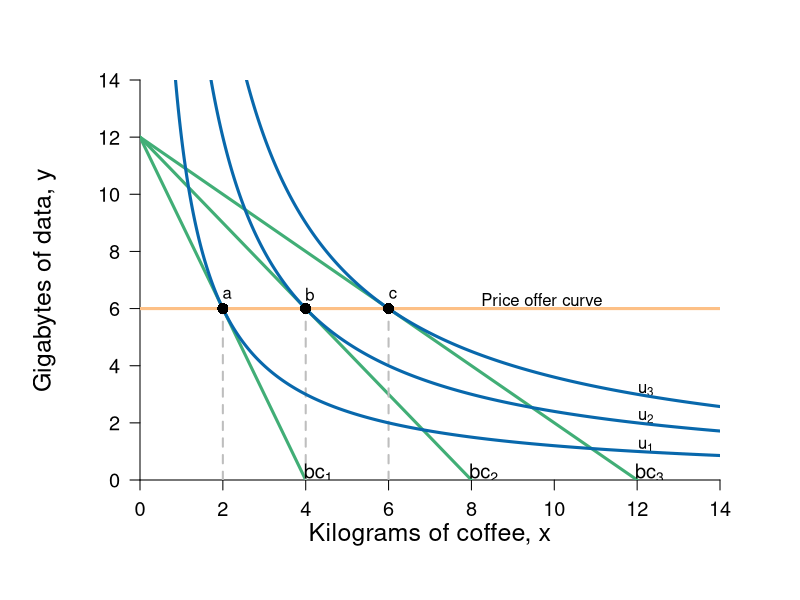

The R source for this figure:
library(shape)
pdf(file = "demandcd.pdf", width = 8, height = 8)

axislabelsize <- 1.5
labelsize <- 1.2
graphlinewidth <- 3
segmentlinewidth <- 2


COL <- c("#7fc97f", "#beaed4", "#fdc086", "#ffff99", "#386cb0", "#f0027f", "#bf5b17", "#666666")
COLA <- c("#99d8c9","#66c2a4","#41ae76", "#238b45", "#005824")
COLB <- c("#4eb3d3", "#2b8cbe", "#0868ac","#084081")

#Edited the margins to cater for the larger LHS labels
par(mar =  c(6, 7, 4, 4))

uA <- function(x, y, alpha = 0.5) {
  x^(alpha)*y^(1 - alpha)
}

bcA <- function(x, w = 20, p = 2) {
  w - p*x
}


xlims <- c(0, 14)
ylims <- c(0, 14)

npts <- 501 
x <- seq(xlims[1], xlims[2], length.out = npts)
y <- seq(ylims[1], ylims[2], length.out = npts) 
a <- c(sqrt(2)*sqrt(6), 2*sqrt(6), 6)

plot(0, 0, xlim = xlims, ylim = ylims, type = "n",
     xlab = expression(paste("")),
     ylab = expression(paste("")), 
     xaxt = "n", 
     yaxt = "n", 
     cex.lab = axislabelsize, 
     bty = "n",
     xaxs="i", 
     yaxs="i")

ticksy <- seq(from = 0, to = ylims[2], by = 2)
ylabels <- seq(from = 0, to = ylims[2], by = 2)
ticksx <- seq(from = 0, to = xlims[2], by = 2)
xlabels <- seq(from = 0, to = xlims[2], by = 2)
# ticksy <- c(0, 6, 9, 12, ylims[2])
# ylabels <- c(NA, expression(paste(y==m[1]/p[y])), expression(paste(y == m[2]/p[y])), expression(paste(y == m[3]/p[y])), NA)
# ticksx <- c(0, 6, 9, 12, xlims[2])
# xlabels <- c(NA, expression(paste(x == m[1]/p[x])), expression(paste(x == m[2]/p[x])), expression(paste(x == m[3]/p[x])), NA)

axis(1, at = ticksx, pos = 0, labels = xlabels, cex.axis = labelsize)
axis(2, at = ticksy, pos = 0, labels = ylabels, las = 1, cex.axis = labelsize)

npts <- 500 
xx1 <- seq(xlims[1], xlims[2], length.out = npts)

lines(xx1, bcA(xx1, w = 12, p = 1), col = COLA[3], lwd = graphlinewidth)
lines(xx1, bcA(xx1, w = 12, p = 1.5), col = COLA[3], lwd = graphlinewidth)
lines(xx1, bcA(xx1, w = 12, p = 3), col = COLA[3], lwd = graphlinewidth)
#lines(xx1, indiffA1(xx1, uA = 20, rmax = 2.5, xmax = 10), col = COLB[4], lwd = graphlinewidth)


#Label Axes
mtext(expression(paste("Kilograms of coffee, ", x)), side=1, line = 2.5, cex = axislabelsize)
text(-2.3, 0.5*ylims[2], expression(paste("Gigabytes of data, ", y)), xpd = TRUE, cex = axislabelsize, srt = 90) 

segments(0, 6, 6, 6, lty = 2, col = "gray" , lwd = segmentlinewidth)
segments(2, 0, 2, 6, lty = 2, col = "gray" , lwd = segmentlinewidth)
segments(4, 0, 4, 6, lty = 2, col = "gray" , lwd = segmentlinewidth)
segments(6, 0, 6, 6, lty = 2, col = "gray" , lwd = segmentlinewidth)

#Label the budget curve functions for the HG, Aisha
text(4.3, .25, expression(bc[1]), cex = labelsize)
text(8.3, .25, expression(bc[2]), cex = labelsize)
text(12.3, .25, expression(bc[3]), cex = labelsize)

#adding iso-welfare functions:

#Label the iso-welfare functions for the HG, Aisha
text(12.2, 1.2, expression(u[1]))
text(12.2, 2.2, expression(u[2]))
text(12.2, 3.15, expression(u[3]))
#text(6.6, 8.3, expression(u[4]^A))

contour(x, y, 
        outer(x, y, uA),
        drawlabels = FALSE,
        col = COLB[3],
        lwd = graphlinewidth,
        levels = a, 
        xaxs="i", 
        yaxs="i", 
        add = TRUE)

abline(h=6, col=COL[3], lwd=graphlinewidth)


points(2, 6, pch = 16, col = "black", cex = 1.5)
text(2.1, 6.5, expression(a))
points(4, 6, pch = 16, col = "black", cex = 1.5)
text(4.1, 6.5, expression(b))
points(6, 6, pch = 16, col = "black", cex = 1.5)
text(6.1, 6.5, expression(c))

#Arrows(8.5, 6, 6.5, 6, col = "black", lty = 1, lwd = 2, arr.type = "triangle", arr.lwd = 0.5)
text(9.7, 6.3, expression(paste("Price offer curve")))


dev.off()
